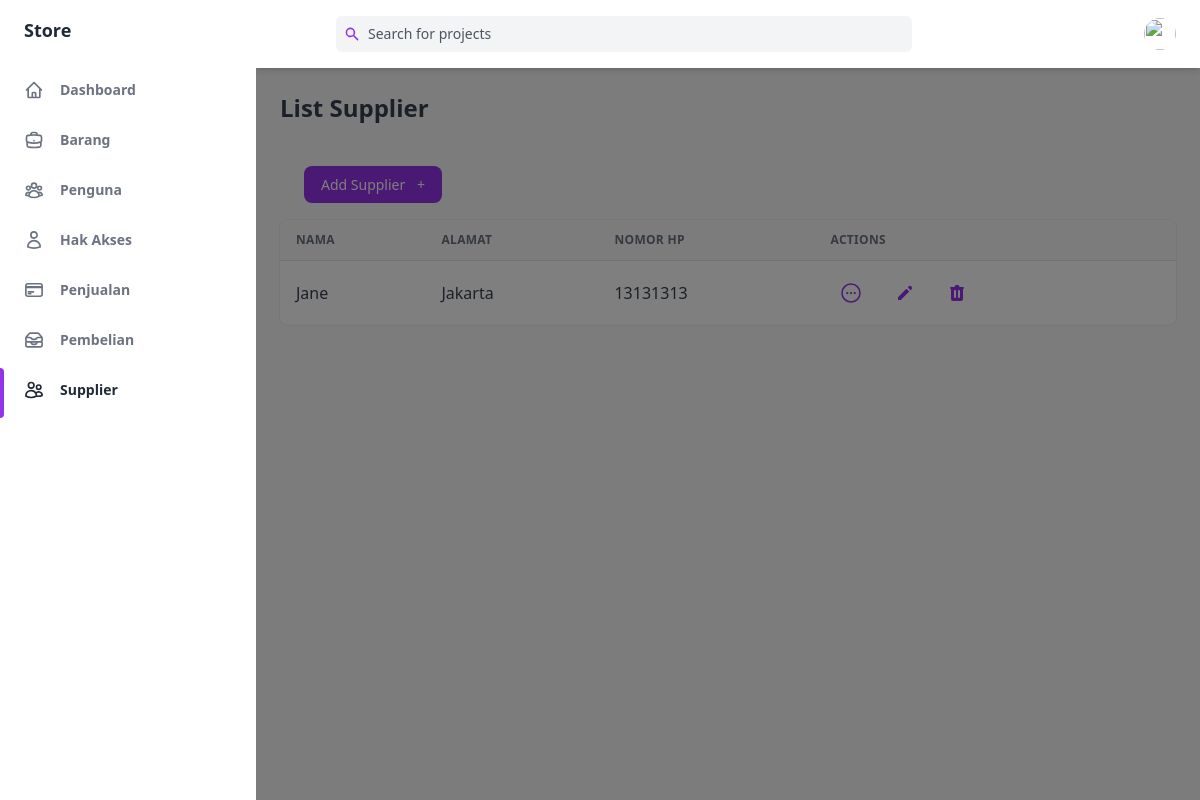
The app's page /public/supplier with its own data.
### tables this page shows
CREATE TABLE `Supplier` (
  `IdSupplier` int(11) NOT NULL,
  `IdBarang` int(11) NOT NULL,
  `NamaSupplier` varchar(250) NOT NULL,
  `Alamat` varchar(250) NOT NULL,
  `NoHP` varchar(50) NOT NULL
);

### app/core/Controller.php (called while the page is built, shortened)
<?php
class Controller
{
    public function view($view, $data = [])
    {
        require_once '../app/views/' . $view . '.php';
    }
    public function model($model)
    {
        return new $model;
    }
}

### app/controllers/Supplier.php (called while the page is built, shortened)
<?php
class Supplier extends Controller
{
    public function index()
    {
        $data['judul'] = 'List Supplier';
        $data['supplier'] = $this->model('supplier_model')->getAllSupplier();
        $this->view('supplier/index', $data);
    }
}

### app/core/App.php (called while the page is built, shortened)
<?php
class App
{
   protected $method = 'index';
   protected $params = [];
   public function __construct()
   {
      $this->controller = new $this->controller;
      call_user_func_array([$this->controller, $this->method], $this->params);
   }
}

### public/index.php (called while the page is built, shortened)
<?php
$app = new App;

### app/core/Database.php (called while the page is built, shortened)
<?php
class Database
{
    private $host = DB_HOST;
    private $user = DB_USER;
    private $pass = DB_PASS;
    private $db_name = DB_NAME;
    private $dbh;
    private $stmt;
    public function __construct()
    {
        $dsn = 'mysql:host=' . $this->host . ';dbname=' . $this->db_name;
        $option = [
            PDO::ATTR_PERSISTENT => true,
            PDO::ATTR_ERRMODE => PDO::ERRMODE_EXCEPTION
        ];
        try {
            $this->dbh = new PDO($dsn, $this->user, $this->pass, $option);
        } catch (PDOException $error) {
            die($error->getMessage());
        }
    }
    public function query($query)
    {
        $this->stmt = $this->dbh->prepare($query);
    }
    public function execute()
    {
        $this->stmt->execute();
    }
    public function resultSet()
    {
        $this->execute();
        return $this->stmt->fetchAll(PDO::FETCH_ASSOC);
    }
}

### app/models/supplier_model.php (called while the page is built, shortened)
<?php
class supplier_model
{
    private $table = 'Supplier';
    private $db;
    public function __construct()
    {
        $this->db = new Database;
    }
    public function getAllSupplier()
    {
        $this->db->query('SELECT * FROM ' . $this->table);
        return $this->db->resultSet();
    }
}

### app/views/supplier/index.php (the view, shortened to what this page needs)
<div class="flex h-screen bg-gray-50 dark:bg-gray-900" :class="{ 'overflow-hidden': isSideMenuOpen}">
    <aside class="z-20 flex-shrink-0 hidden w-64 overflow-y-auto bg-white dark:bg-gray-800 md:block">
        <div class="py-4 text-gray-500 dark:text-gray-400">
            <a class="ml-6 text-lg font-bold text-gray-800 dark:text-gray-200" href="#">
                Store
            </a>
            <ul class="mt-6">
                <li class="relative px-6 py-3">
                    <a class="inline-flex items-center w-full text-sm font-semibold transition-colors duration-150 hover:text-gray-800 dark:hover:text-gray-200" href="<?= ROUTE_URL ?>/home">
                        <span class="ml-4">Dashboard</span>
                    </a>
                </li>
            </ul>
            <ul>
                <li class="relative px-6 py-3">
                    <a class="inline-flex items-center w-full text-sm font-semibold transition-colors duration-150 hover:text-gray-800 dark:hover:text-gray-200" href="<?= ROUTE_URL ?>/barang">
                        <span class="ml-4">Barang</span>
                    </a>
                </li>
                <li class="relative px-6 py-3">
                    <a class="inline-flex items-center w-full text-sm font-semibold transition-colors duration-150 hover:text-gray-800 dark:hover:text-gray-200" href="<?= ROUTE_URL ?>/pengguna">
                        <span class="ml-4">Penguna</span>
                    </a>
                </li>
                <li class="relative px-6 py-3">
                    <a class="inline-flex items-center w-full text-sm font-semibold transition-colors duration-150 hover:text-gray-800 dark:hover:text-gray-200" href="<?= ROUTE_URL ?>/role">
                        <span class="ml-4">Hak Akses</span>
                    </a>
                </li>
                <li class="relative px-6 py-3">
                    <a class="inline-flex items-center w-full text-sm font-semibold transition-colors duration-150 hover:text-gray-800 dark:hover:text-gray-200" href="<?= ROUTE_URL ?>/penjualan">
                        <span class="ml-4">Penjualan</span>
                    </a>
                </li>
                <li class="relative px-6 py-3">
                    <a class="inline-flex items-center w-full text-sm font-semibold transition-colors duration-150 hover:text-gray-800 dark:hover:text-gray-200" href="<?= ROUTE_URL ?>/pembelian">
                        <span class="ml-4">Pembelian</span>
                    </a>
                </li>
                <li class="relative px-6 py-3">
                    <span class="absolute inset-y-0 left-0 w-1 bg-purple-600 rounded-tr-lg rounded-br-lg"></span>
                    <a class="inline-flex items-center w-full text-sm font-semibold transition-colors duration-150 text-gray-800 dark:text-gray-100 hover:text-gray-800 dark:hover:text-gray-200" href="<?= ROUTE_URL ?>/supplier">
                        <span class="ml-4">Supplier</span>
                    </a>
                </li>
            </ul>
        </div>
    </aside>
    <div x-show="isSideMenuOpen" x-transition:enter="transition ease-in-out duration-150" x-transition:enter-start="opacity-0" x-transition:enter-end="opacity-100" x-transition:leave="transition ease-in-out duration-150" x-transition:leave-start="opacity-100" x-transition:leave-end="opacity-0" class="fixed inset-0 z-10 flex items-end bg-black bg-opacity-50 sm:items-center sm:justify-center"></div>
    <div class="flex flex-col flex-1 w-full">
        <header class="z-10 py-4 bg-white shadow-md dark:bg-gray-800">
            <div class="container flex items-center justify-between h-full px-6 mx-auto text-purple-600 dark:text-purple-300">
                <div class="flex justify-center flex-1 lg:mr-32">
                    <div class="relative w-full max-w-xl mr-6 focus-within:text-purple-500">
                        <div class="absolute inset-y-0 flex items-center pl-2">
                            <svg class="w-4 h-4" aria-hidden="true" fill="currentColor" viewBox="0 0 20 20">
                                <path fill-rule="evenodd" d="M8 4a4 4 0 100 8 4 4 0 000-8zM2 8a6 6 0 1110.89 3.476l4.817 4.817a1 1 0 01-1.414 1.414l-4.816-4.816A6 6 0 012 8z" clip-rule="evenodd"></path>
                            </svg>
                        </div>
                        <input class="w-full pl-8 pr-2 text-sm text-gray-700 placeholder-gray-600 bg-gray-100 border-0 rounded-md dark:placeholder-gray-500 dark:focus:shadow-outline-gray dark:focus:placeholder-gray-600 dark:bg-gray-700 dark:text-gray-200 focus:placeholder-gray-500 focus:bg-white focus:border-purple-300 focus:outline-none focus:shadow-outline-purple form-input" type="text" placeholder="Search for projects" aria-label="Search" />
                    </div>
                </div>
                <ul class="flex items-center flex-shrink-0 space-x-6">
                    <li class="relative">
                        <button class="align-middle rounded-full focus:shadow-outline-purple focus:outline-none" @click="toggleProfileMenu" @keydown.escape="closeProfileMenu" aria-label="Account" aria-haspopup="true">
                            <img class="object-cover w-8 h-8 rounded-full" src="https://images.unsplash.com/photo-1502378735452-bc7d86632805?ixlib=rb-0.3.5&q=80&fm=jpg&crop=entropy&cs=tinysrgb&w=200&fit=max&s=aa3a807e1bbdfd4364d1f449eaa96d82" alt="" aria-hidden="true" />
                        </button>
                    </li>
                </ul>
            </div>
        </header>
        <main class="h-full pb-16 overflow-y-auto">
            <div class="container grid px-6 mx-auto">
                <h2 class="my-6 text-2xl font-semibold text-gray-700 dark:text-gray-200">
                    List Supplier
                </h2>
                <div class="px-6 my-6">
                    <a href="<?= ROUTE_URL ?>/supplier/create" class="items-center justify-between px-4 py-2 text-sm font-medium leading-5 text-white transition-colors duration-150 bg-purple-600 border border-transparent rounded-lg active:bg-purple-600 hover:bg-purple-700 focus:outline-none focus:shadow-outline-purple">
                        Add Supplier
                        <span class="ml-2" aria-hidden="true">+</span>
                    </a>
                </div>
                <div class="w-full overflow-hidden rounded-lg shadow-xs">
                    <div class="w-full overflow-x-auto">
                        <table class="w-full whitespace-no-wrap">
                            <thead>
                                <tr class="text-xs font-semibold tracking-wide text-left text-gray-500 uppercase border-b dark:border-gray-700 bg-gray-50 dark:text-gray-400 dark:bg-gray-800">
                                    <th class="px-4 py-3">Nama</th>
                                    <th class="px-4 py-3">Alamat</th>
                                    <th class="px-4 py-3">Nomor HP</th>
                                    <th class="px-4 py-3">Actions</th>
                                </tr>
                            </thead>
                            <tbody class="bg-white divide-y dark:divide-gray-700 dark:bg-gray-800">
                                <?php foreach ($data['supplier'] as $supplier) : ?>
                                    <tr class="text-gray-700 dark:text-gray-400">
                                        <td class="px-4 py-3"><?= $supplier['NamaSupplier']; ?> </td>
                                        <td class="px-4 py-3"><?= $supplier['Alamat']; ?> </td>
                                        <td class="px-4 py-3"><?= $supplier['NoHP']; ?> </td>
                                        <td class="px-4 py-3">
                                            <div class="flex items-center space-x-4 text-sm">
                                                <a href="<?= ROUTE_URL ?>/supplier/detail/<?= $supplier['IdSupplier'] ?>" class="flex items-center justify-between px-2 py-2 text-sm font-medium leading-5 text-purple-600 rounded-lg dark:text-gray-400 hover:text-gray-800 dark:hover:text-gray-200 focus:outline-none focus:shadow-outline-gray" aria-label="Edit">
                                                </a>
                                                <a href="<?= ROUTE_URL ?>/supplier/edit/<?= $supplier['IdSupplier'] ?>" class="flex items-center justify-between px-2 py-2 text-sm font-medium leading-5 text-purple-600 rounded-lg dark:text-gray-400 hover:text-gray-800 dark:hover:text-gray-200 focus:outline-none focus:shadow-outline-gray" aria-label="Edit">
                                                    <svg class="w-5 h-5" aria-hidden="true" fill="currentColor" viewBox="0 0 20 20">
                                                        <path d="M13.586 3.586a2 2 0 112.828 2.828l-.793.793-2.828-2.828.793-.793zM11.379 5.793L3 14.172V17h2.828l8.38-8.379-2.83-2.828z"></path>
                                                    </svg>
                                                </a>
                                                <a href="<?= ROUTE_URL ?>/supplier/hapus/<?= $supplier['IdSupplier'] ?>" class="flex items-center justify-between px-2 py-2 text-sm font-medium leading-5 text-purple-600 rounded-lg dark:text-gray-400 focus:outline-none focus:shadow-outline-gray" aria-label="Delete" onclick="return confirm('Are you sure to delete?')">
                                                </a>
                                            </div>
                                        </td>
                                    </tr>
                                <?php endforeach; ?>
                            </tbody>
                        </table>
                    </div>
                </div>
            </div>
        </main>
    </div>
</div>

### records on screen
supplier: NamaSupplier "Jane", Alamat "Jakarta", NoHP "13131313"
